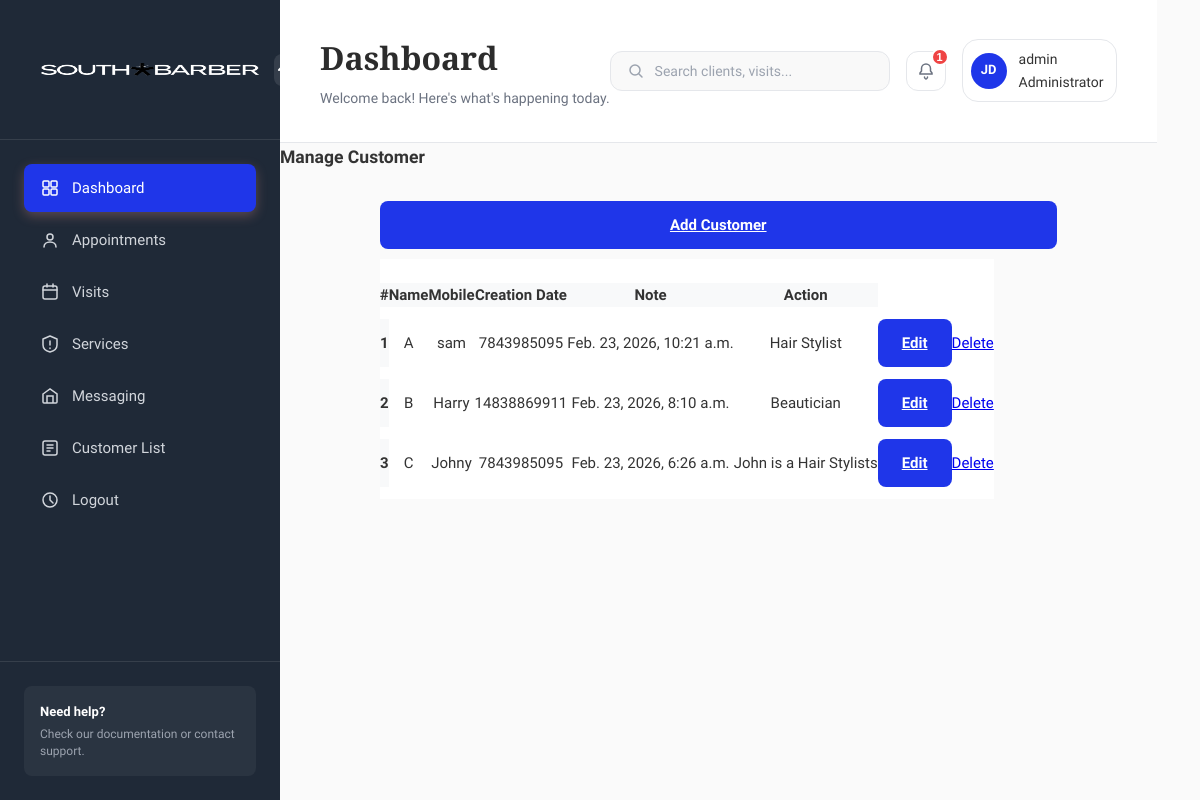
The page /adminsection/customerlist/ (signed in) on the database as committed earlier.
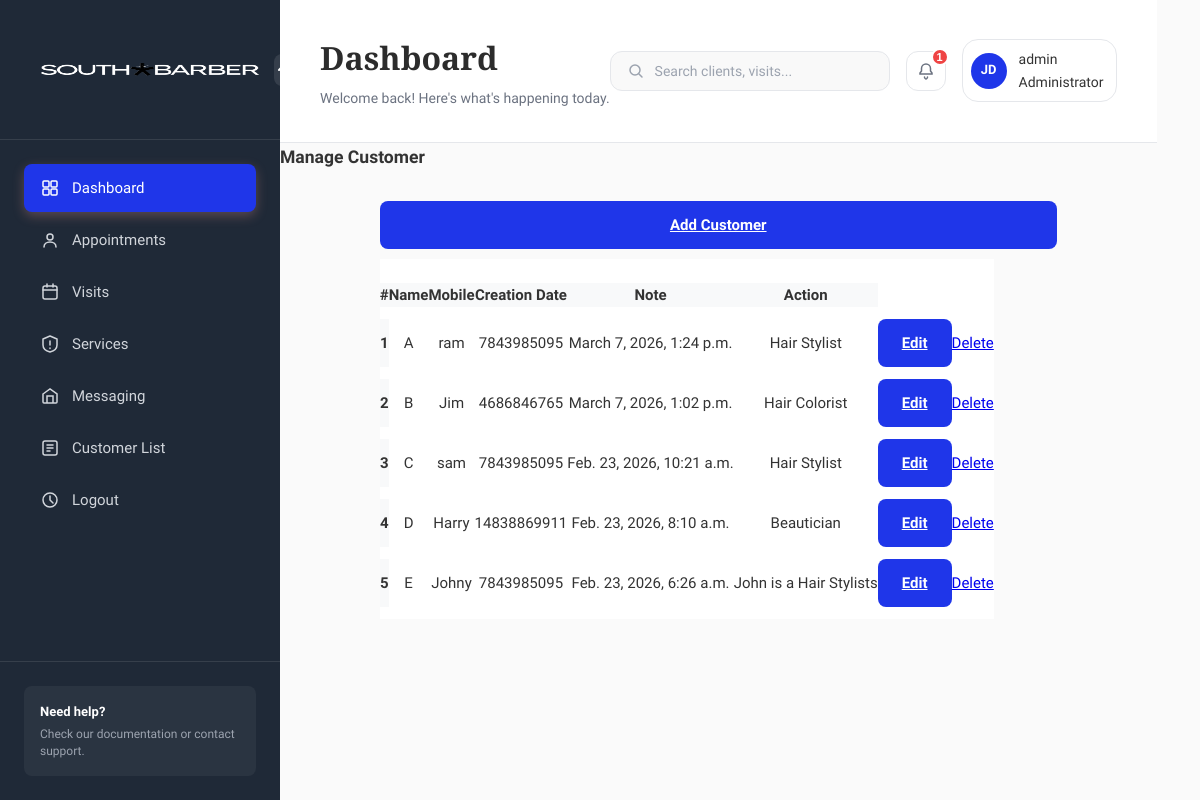
The same page on the database as committed later.
### adminsection/models.py (models this page shows, shortened)
class Customer(models.Model):
    Name = models.CharField(max_length=150)
    Email = models.EmailField()
    PhoneNumber = models.CharField(max_length=11)
    Gender = models.CharField(max_length=1, choices=(('0','Male'),('1','Female')))
    Note = models.TextField(blank=True)
    CreateDate = models.DateTimeField(auto_now_add=True)
    UpdateDate = models.DateTimeField(auto_now=True)

### adminsection/views.py (the view)
# urls.py: path('customerlist/', views.customerlist, name='customerlist'),
@staff_member_required
def customerlist(request):
    CustomerList = Customer.objects.order_by('-CreateDate')
    letters = list(string.ascii_uppercase)
    customers_with_letters = []
    for i, customer in enumerate(CustomerList):
        letter_id = letters[i % 26]   # A-Z repeat if more than 26
        customers_with_letters.append({
            'customer': customer,
            'letter_id': letter_id
        })
    context = {
        'customers_with_letters': customers_with_letters
    }
    return render(request, 'adminsection/customer-list.html', context)

### templates/adminsection/customer-list.html (shortened to what this page needs)
{% extends 'adminsection/base.html' %}
{% load static %}
{% block content %}
<div id="page-wrapper">
	<div class="main-page">
		<div class="tables">
			<h3 class="title1">Manage Customer</h3>
			<div class="table-container">
    			<div class="table-responsive">
                <div style="margin-bottom: 10px;">
                <a href="{% url 'addcustomer' %}" class="btn btn-primary">
                     Add Customer
                </a>
                </div>
				<table class="table table-bordered">
					<thead>
						<tr>
							<tr>
							<th>#</th>
							<th>Name</th>
							<th>Mobile</th>
							<th>Creation Date</th>
							<th>Note</th>
							<th>Action</th>
						</tr>
					</thead>
					<tbody>
						{% for item in customers_with_letters %}
						<tr>
							<th scope="row">{{ forloop.counter }}</th>
							<td>{{ item.letter_id }}</td>
							<td>{{ item.customer.Name }}</td>
							<td>{{ item.customer.PhoneNumber }}</td>
							<td>{{ item.customer.CreateDate }}</td>
							<td>{{ item.customer.Note }}</td>
							<td>
								<a href="{% url 'editcustomer' item.customer.id %}" class="btn btn-primary btn-sm">
									Edit
								</a>
							</td>
							<td>
								<a href="{% url 'deletecustomer' item.customer.id %}"
								class="btn btn-danger btn-sm"
								onclick="return confirm('Are you sure you want to delete this Customer?');">
									Delete
								</a>
							</td>
						</tr>
						{% endfor %}
					</tbody>
				</table>
			</div>
		</div>
	</div>
</div>
</div>
{% endblock %}

Rows that differ between the two databases and show on the page:
added Customer: letter_id "A", customer.Name "ram", customer.PhoneNumber "7843985095", customer.CreateDate "March 7, 2026, 1:24 p.m.", customer.Note "Hair Stylist"
added Customer: letter_id "B", customer.Name "Jim", customer.PhoneNumber "4686846765", customer.CreateDate "March 7, 2026, 1:02 p.m.", customer.Note "Hair Colorist"
computed for Customer "sam": letter_id "A" → "C"
computed for Customer "Harry": letter_id "B" → "D"
computed for Customer "Johny": letter_id "C" → "E"
